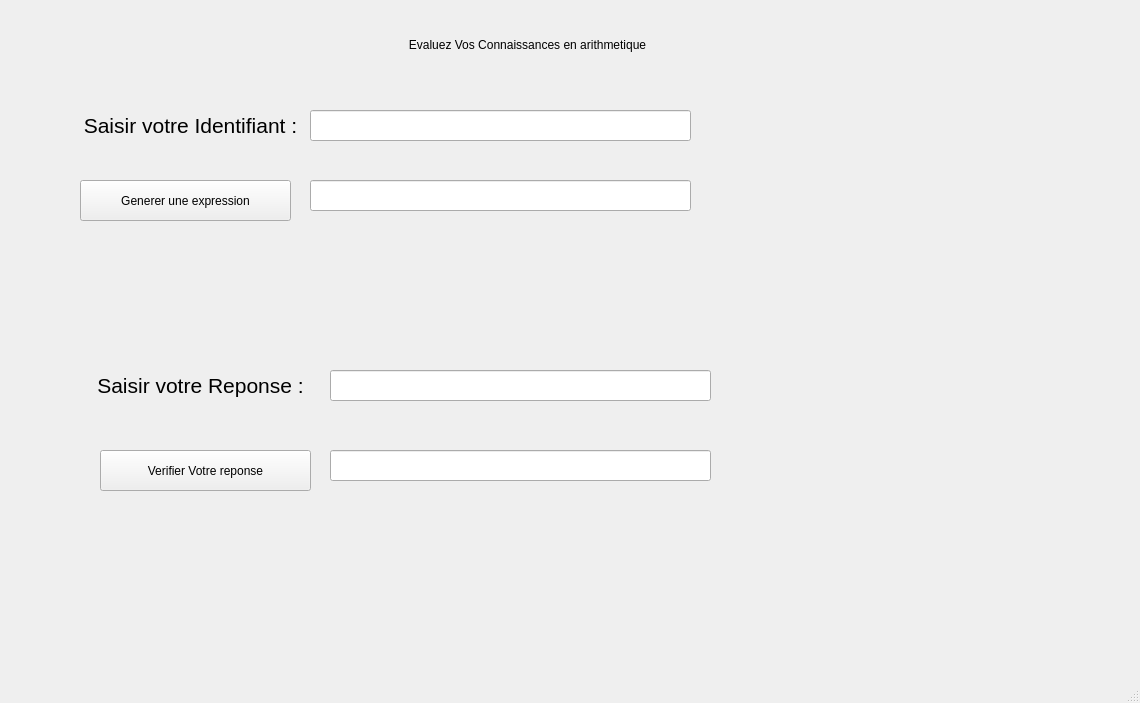
<?xml version="1.0" encoding="UTF-8"?>
<ui version="4.0">
 <class>MainWindow</class>
 <widget class="QMainWindow" name="MainWindow">
  <property name="geometry">
   <rect>
    <x>0</x>
    <y>0</y>
    <width>1140</width>
    <height>703</height>
   </rect>
  </property>
  <property name="windowTitle">
   <string>MainWindow</string>
  </property>
  <widget class="QWidget" name="centralwidget">
   <widget class="QLabel" name="label">
    <property name="geometry">
     <rect>
      <x>260</x>
      <y>30</y>
      <width>535</width>
      <height>31</height>
     </rect>
    </property>
    <property name="styleSheet">
     <string notr="true">font: 20pt &quot;Sans Serif&quot;;

</string>
    </property>
    <property name="text">
     <string>&lt;html&gt;&lt;head/&gt;&lt;body&gt;&lt;p align=&quot;center&quot;&gt;Evaluez Vos Connaissances en arithmetique&lt;/p&gt;&lt;/body&gt;&lt;/html&gt;</string>
    </property>
   </widget>
   <widget class="QLabel" name="label_2">
    <property name="geometry">
     <rect>
      <x>50</x>
      <y>100</y>
      <width>281</width>
      <height>51</height>
     </rect>
    </property>
    <property name="styleSheet">
     <string notr="true"/>
    </property>
    <property name="text">
     <string>&lt;html&gt;&lt;head/&gt;&lt;body&gt;&lt;p align=&quot;center&quot;&gt;&lt;span style=&quot; font-size:16pt;&quot;&gt;Saisir votre Identifiant :&lt;/span&gt;&lt;/p&gt;&lt;/body&gt;&lt;/html&gt;</string>
    </property>
   </widget>
   <widget class="QLineEdit" name="id">
    <property name="geometry">
     <rect>
      <x>310</x>
      <y>110</y>
      <width>381</width>
      <height>31</height>
     </rect>
    </property>
   </widget>
   <widget class="QPushButton" name="btnExp">
    <property name="geometry">
     <rect>
      <x>80</x>
      <y>180</y>
      <width>211</width>
      <height>41</height>
     </rect>
    </property>
    <property name="styleSheet">
     <string notr="true">font: 12pt &quot;Sans Serif&quot;;</string>
    </property>
    <property name="text">
     <string>Generer une expression</string>
    </property>
   </widget>
   <widget class="QLineEdit" name="labExp">
    <property name="geometry">
     <rect>
      <x>310</x>
      <y>180</y>
      <width>381</width>
      <height>31</height>
     </rect>
    </property>
    <property name="styleSheet">
     <string notr="true">font: 20pt &quot;Sans Serif&quot;;</string>
    </property>
   </widget>
   <widget class="QLabel" name="label_3">
    <property name="geometry">
     <rect>
      <x>60</x>
      <y>360</y>
      <width>281</width>
      <height>51</height>
     </rect>
    </property>
    <property name="styleSheet">
     <string notr="true"/>
    </property>
    <property name="text">
     <string>&lt;html&gt;&lt;head/&gt;&lt;body&gt;&lt;p align=&quot;center&quot;&gt;&lt;span style=&quot; font-size:16pt;&quot;&gt;Saisir votre Reponse :&lt;/span&gt;&lt;/p&gt;&lt;/body&gt;&lt;/html&gt;</string>
    </property>
   </widget>
   <widget class="QLineEdit" name="res">
    <property name="geometry">
     <rect>
      <x>330</x>
      <y>370</y>
      <width>381</width>
      <height>31</height>
     </rect>
    </property>
   </widget>
   <widget class="QLineEdit" name="labRes">
    <property name="geometry">
     <rect>
      <x>330</x>
      <y>450</y>
      <width>381</width>
      <height>31</height>
     </rect>
    </property>
   </widget>
   <widget class="QPushButton" name="btnRes">
    <property name="geometry">
     <rect>
      <x>100</x>
      <y>450</y>
      <width>211</width>
      <height>41</height>
     </rect>
    </property>
    <property name="styleSheet">
     <string notr="true">font: 12pt &quot;Sans Serif&quot;;</string>
    </property>
    <property name="text">
     <string>Verifier Votre reponse</string>
    </property>
   </widget>
  </widget>
  <widget class="QStatusBar" name="statusbar"/>
 </widget>
 <resources/>
 <connections/>
</ui>
